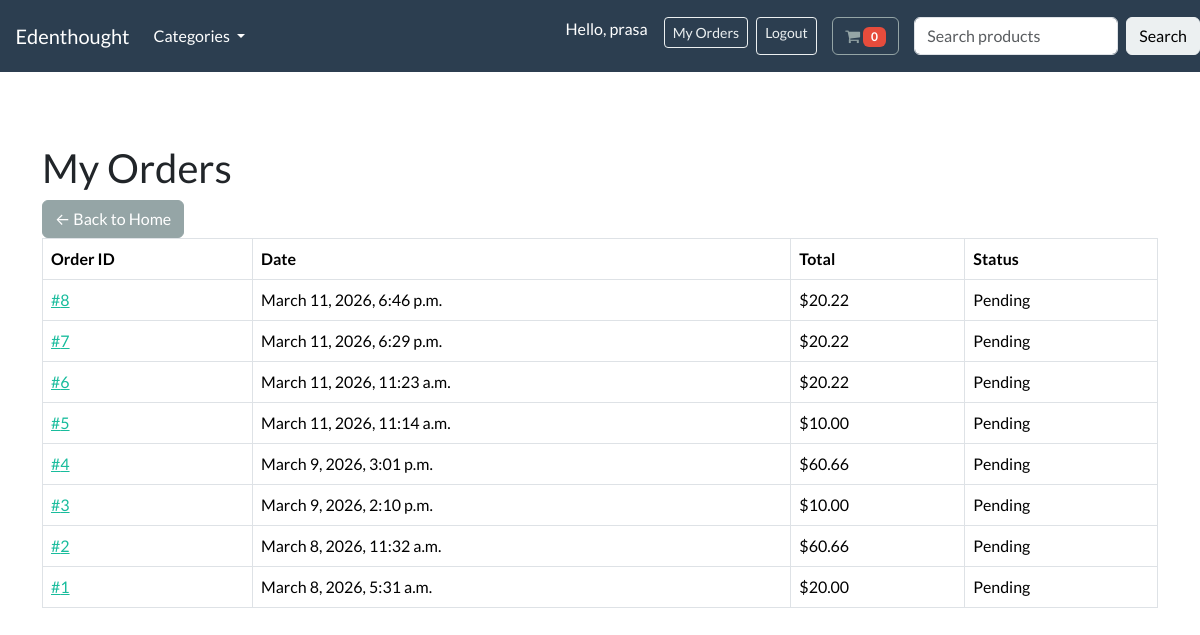
Page /my-orders/ (signed in) on the earlier database version.
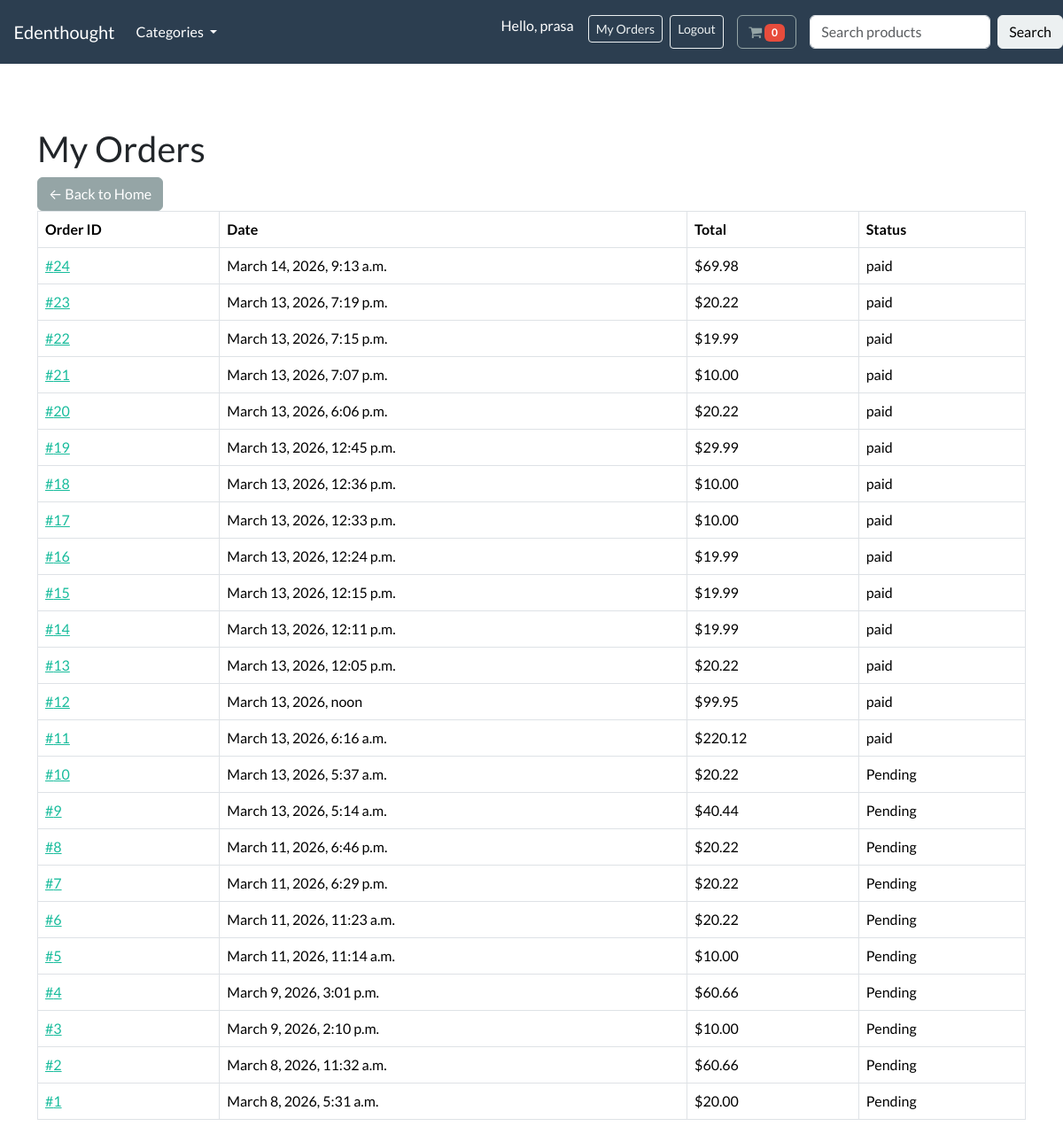
Same page on the later database version.
### store/models.py (models this page shows, shortened)
class Order(models.Model):
    STATUS_CHOICES = (
        ('pending', 'Pending'),
        ('paid', 'Paid'),
        ('packed', 'Packed'),
        ('shipped', 'Shipped'),
        ('delivered', 'Delivered'),
    )
    user = models.ForeignKey(User, on_delete=models.CASCADE)
    total_price = models.DecimalField(max_digits=10, decimal_places=2)
    razorpay_payment_id = models.CharField(max_length=200, blank=True, null=True)
    invoice = models.FileField(upload_to="invoices/", null=True, blank=True)
    status = models.CharField(
        max_length=20,
        choices=STATUS_CHOICES,
        default="Pending"
    )
    created_at = models.DateTimeField(auto_now_add=True)

### store/views.py (the view)
# urls.py: path('my-orders/', views.my_orders, name='my-orders'),
@login_required
def my_orders(request):
    orders = Order.objects.select_related("user").prefetch_related("items").filter(user=request.user).order_by('-created_at')
    return render(request, "store/my-orders.html", {
        "orders": orders
    })

### store/context_processors.py (called while the page is built)
def cart_count(request):
    session_id = request.session.session_key
    count = 0
    if not session_id:
        request.session.create()
        session_id = request.session.session_key
    cart = Cart.objects.filter(session_id=session_id).first()
    if cart:
        count = sum(item.quantity for item in cart.items.all())
    return {"cart_count": count}

### store/models.py (called while the page is built)
    def get_absolute_url(self):
        return reverse('list-category', args=[self.slug])

### store/views.py (called while the page is built)
def categories(request):
    all_categories = Category.objects.all()
    return {'all_categories': all_categories}

def cart_count(request):
    session_id = request.session.session_key
    count = 0
    if session_id:
        cart = Cart.objects.filter(session_id=session_id).first()
        if cart:
            count = cart.items.count()
    return {'cart_count': count}

### store/templates/store/my-orders.html (shortened to what this page needs)
{% extends "./base.html" %}
{% block content %}
<div class="container mt-5">
<h2>My Orders</h2>
<a href="{% url 'store' %}" class="btn btn-secondary">
        ← Back to Home
    </a>
<table class="table table-bordered">
<tr>
<th>Order ID</th>
<th>Date</th>
<th>Total</th>
<th>Status</th>
</tr>
{% for order in orders %}
<tr>
<td>
<a href="{% url 'order-detail' order.id %}">
#{{ order.id }}
</a>
</td>
<td>{{ order.created_at }}</td>
<td>${{ order.total_price }}</td>
<td>{{ order.status }}</td>
</tr>
{% empty %}
<tr>
<td colspan="4">No orders found</td>
</tr>
{% endfor %}
</table>
</div>
{% endblock %}

### store/templates/store/base.html (shortened to what this page needs)
{% load static %}
<!DOCTYPE html>
<html>
    <head>
        <link rel="stylesheet" href="https://bootswatch.com/5/flatly/bootstrap.min.css">
        <link rel="stylesheet" href="https://cdnjs.cloudflare.com/ajax/libs/font-awesome/4.7.0/css/font-awesome.min.css">
    </head>
    <nav class="navbar navbar-expand-lg bg-primary justify-content-center">
        <a class="navbar-brand main-heading text-white" href="{% url 'store' %}">
        &nbsp; &nbsp; Edenthought
        </a>
        <div class="collapse navbar-collapse" id="navbarCollapse">
            <ul class="navbar-nav me-auto mb-2 mb-md-0">
                <li class="nav-item dropdown">
                    <a class="nav-link dropdown-toggle text-white" href="#" id="navbarDropdown" role="button"
                    data-bs-toggle="dropdown" aria-expanded="false">
                        Categories
                    </a>
                </li>
            </ul>
        </div>
        <div class="collapse navbar-collapse text-center" id="navbarNavDropdown">
            <ul class="navbar-nav ms-auto">
                {% if user.is_authenticated %}
                <li class="nav-item">
                    <span class="text-white me-3">
                        Hello, {{ user.username }}
                    </span>
                </li>
                <li class="nav-item">
                <li class="nav-item">
                <a href="{% url 'my-orders' %}" class="btn btn-outline-light btn-sm me-2">
                My Orders
                </a>
                </li>
                    <a href="{% url 'logout' %}" class="btn btn-outline-light btn-sm">
                        Logout
                    </a>
                </li>
                {% endif %}
                <li class="nav-item">
                    <a type="button" role="button" href="{% url 'view-cart' %}" class="btn btn-outline-secondary">
                        <i class="fa fa-shopping-cart" aria-hidden="true"> </i>
                        <span class="badge bg-danger">{{ cart_count }}</span>
                    </a>
                </li>
            </ul>
        </div>
        <form class="d-flex" method="GET" action="{% url 'store' %}">
            <input class="form-control me-2"
                   type="search"
                   name="q"
                   placeholder="Search products"
                   required>
            <button class="btn btn-light" type="submit">
                Search
            </button>
        </form>
    </nav>
    <body>
        {% block content %}
        {% endblock %}
    </body>
</html>

Differences in the rows shown:
added Order: id "24", created_at "March 14, 2026, 9:13 a.m.", total_price "69.98", status "paid"
added Order: id "23", created_at "March 13, 2026, 7:19 p.m.", total_price "20.22", status "paid"
added Order: id "22", created_at "March 13, 2026, 7:15 p.m.", total_price "19.99", status "paid"
added Order: id "21", created_at "March 13, 2026, 7:07 p.m.", total_price "10.00", status "paid"
added Order: id "20", created_at "March 13, 2026, 6:06 p.m.", total_price "20.22", status "paid"
added Order: id "19", created_at "March 13, 2026, 12:45 p.m.", total_price "29.99", status "paid"
added Order: id "18", created_at "March 13, 2026, 12:36 p.m.", total_price "10.00", status "paid"
added Order: id "17", created_at "March 13, 2026, 12:33 p.m.", total_price "10.00", status "paid"
added Order: id "16", created_at "March 13, 2026, 12:24 p.m.", total_price "19.99", status "paid"
added Order: id "15", created_at "March 13, 2026, 12:15 p.m.", total_price "19.99", status "paid"
added Order: id "14", created_at "March 13, 2026, 12:11 p.m.", total_price "19.99", status "paid"
added Order: id "13", created_at "March 13, 2026, 12:05 p.m.", total_price "20.22", status "paid"
added Order: id "12", created_at "March 13, 2026, noon", total_price "99.95", status "paid"
added Order: id "11", created_at "March 13, 2026, 6:16 a.m.", total_price "220.12", status "paid"
added Order: id "10", created_at "March 13, 2026, 5:37 a.m.", total_price "20.22", status "Pending"
added Order: id "9", created_at "March 13, 2026, 5:14 a.m.", total_price "40.44", status "Pending"
